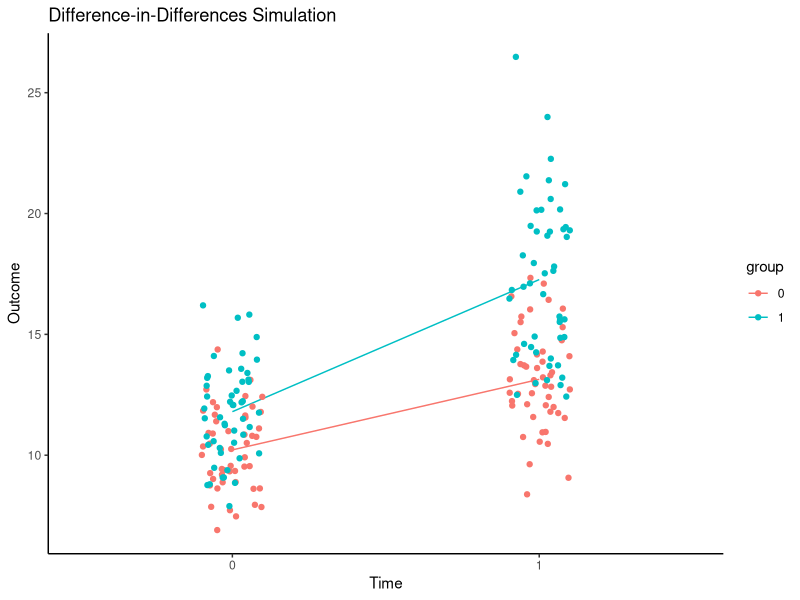

Write the R code that produced this figure.
library(ggplot2)
library(dplyr)

# Set seed for reproducibility
set.seed(123)

# Parameters
n <- 100  # Number of observations per group per time period
treatment_effect <- 5  # Effect of treatment

# Simulate data
group <- rep(c(0, 1), each = n)  # 0 = Control, 1 = Treatment
time <- rep(c(0, 1), times = n)  # 0 = Pre-treatment, 1 = Post-treatment
error <- rnorm(2 * n, mean = 0, sd = 2)  # Random noise

id <- rep(1:100, each = 2)
radio <- ifelse(id %% 2 == 0, 1, 0)

# Generate outcome variable
outcome <- 10 + 2 * group + 3 * time + treatment_effect * group * time * radio + error

# Create data frame
data <- data.frame(id = id, group = factor(group), time = factor(time), radio = factor(radio), outcome = outcome)

# View first few rows
head(data)

# Plot the data
ggplot(data, aes(x = time, y = outcome, color = group, group = group)) +
  geom_line(stat = "summary", fun = "mean") +
  geom_point(position = position_jitter(width = 0.1, height = 0)) +
  labs(title = "Difference-in-Differences Simulation", x = "Time", y = "Outcome") +
  theme_classic()

m <- lm(outcome ~ time*group*radio, data = data)
summary(m)

data2 <- data %>%
  group_by(id) %>%  # Group by the 'group' variable
  arrange(time) %>%    # Ensure data is ordered by time within each group
  mutate(outcome_lead = lead(outcome, n = 1)) %>%
  ungroup()

data2$outcome_change <- data2$outcome_lead - data2$outcome

m <- lm(outcome_change ~ group*radio, data = data2)
summary(m)


